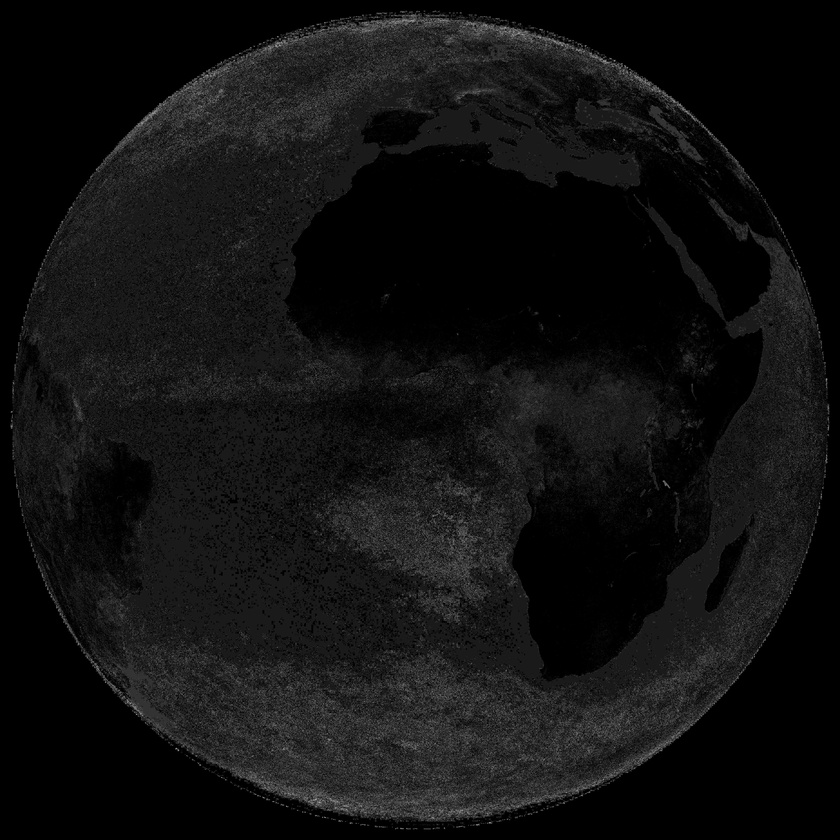
%> input picture imground.jpg, 840 x 840 px, shrunk from 3712 x 3712 before the run
$ octave EVItest.m   (GNU Octave 9; MATLAB toolbox functions it lacks are replaced by stand-ins)
%> lines starting %> are read from the running program, lines starting %| are printed output that depends on the picture; in (x1, y1, x2, y2) boxes, pixels count from 0 and x2, y2 are one past the last pixel; in counts of white or black regions, pixels touching at a corner belong together; the program's own positions count from 1
### grecovcalc.m
function landcoverage = grecovcalc(NDVIimg,landmask)
%landcoverage = grecovcalc(NDVIimg,landmask)
    % Function calculating average NDVI in landmasked area
    NDVIimg = double(NDVIimg);
    NDVIimg(landmask~=0) = NaN;
    landcoverage = sum(NDVIimg,'all','omitnan')./sum(~landmask,'all');
end

### EVItest.m
% this is a test of EVI for the system rather than NDVI
[redfil,redpat] = uigetfile('*','Choose a Redclearpic');
%> the answer given: imground.jpg
[grefil,grepat] = uigetfile('*','Choose a Greclearpic');
%> the answer given: HMSG1_IR_016_090815_1200.jpg
[blufil,blupat] = uigetfile('*','Choose a Bluclearpic');
%> the answer given: HMSG1_IR_016_090815_1200.jpg
[lmafil,lmapat] = uigetfile('*','Choose a landmask');
%> the answer given: HMSG1_IR_016_090815_1200.jpg


redname = fullfile(redpat,redfil);
redchan = imread(redname);
%> redchan is the input picture: size 840x840 uint8; min 0, max 166, mean 17.1

grename = fullfile(grepat,grefil);
grechan = imread(grename);
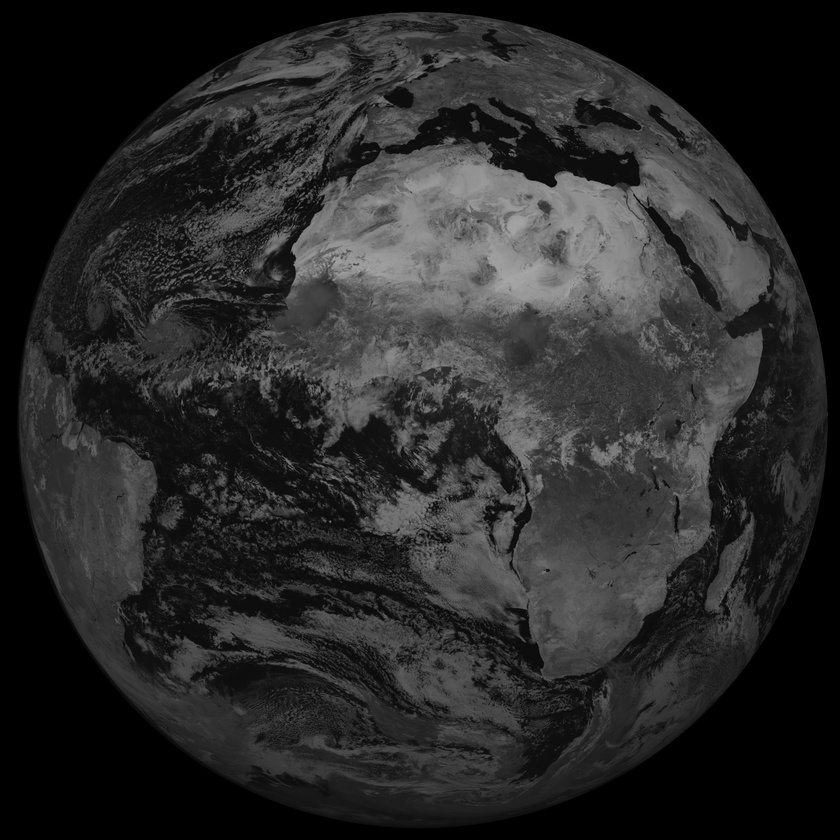
%> input picture HMSG1_IR_016_090815_1200.jpg, 840 x 840 px, shrunk from 3712 x 3712 before the run
%> grechan is the input picture: size 840x840 uint8; min 0, max 174, mean 41.3

bluname = fullfile(blupat,blufil);
bluchan = imread(bluname);

lmaname = fullfile(lmapat,lmafil);
lmachan = imread(lmaname);

redchan = double(redchan);
%> redchan: size 840x840 double
grechan = double(grechan);
%> grechan: size 840x840 double
bluchan = double(bluchan);

EVIimg = 2.5.*abs((redchan-grechan)./(redchan+6.*grechan-7.5*bluchan+1));
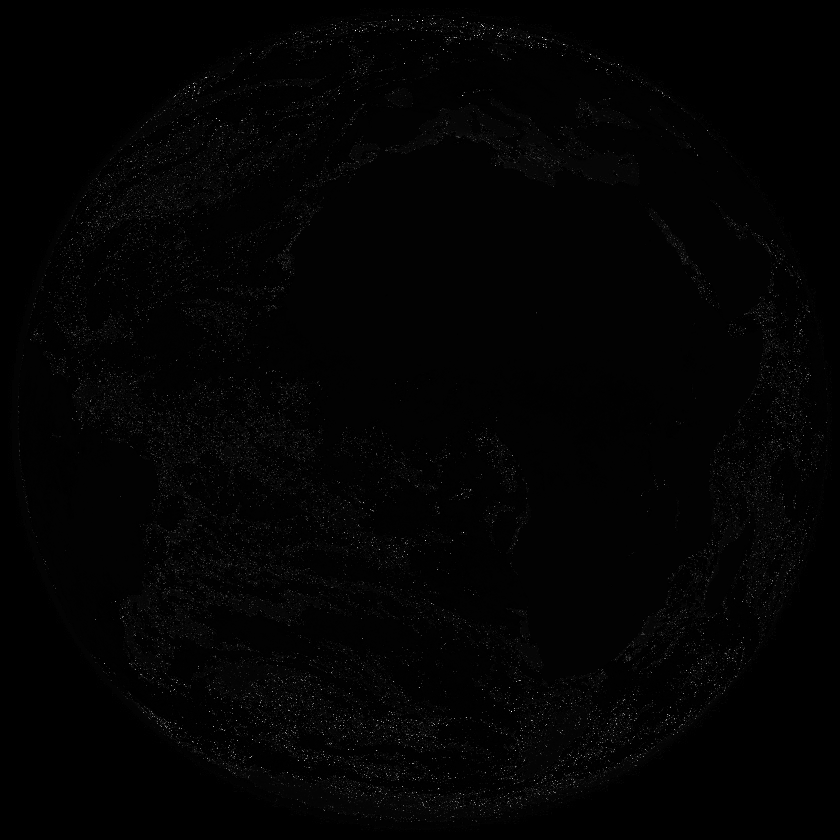
%> EVIimg: size 840x840 double; 0.36% of the values are NaN or infinite; the others: min 0, max 180, mean 2.15; drawn with min black, max white, NaN and infinite black

figure;
imshow(EVIimg)
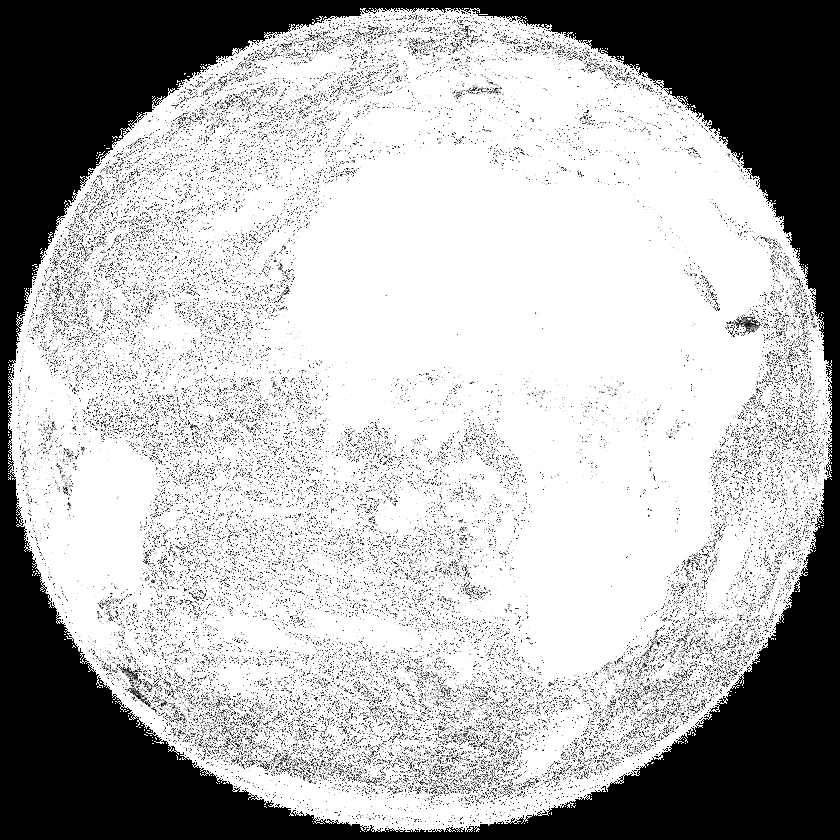
%> displayed picture: size 840x840, on the screen's scale of 0 to 255; min 0, max 255, mean 179.1
figure;
imground = round(EVIimg,1);
imshow(imground)

NDVIimg1 = EVIimg~=0;
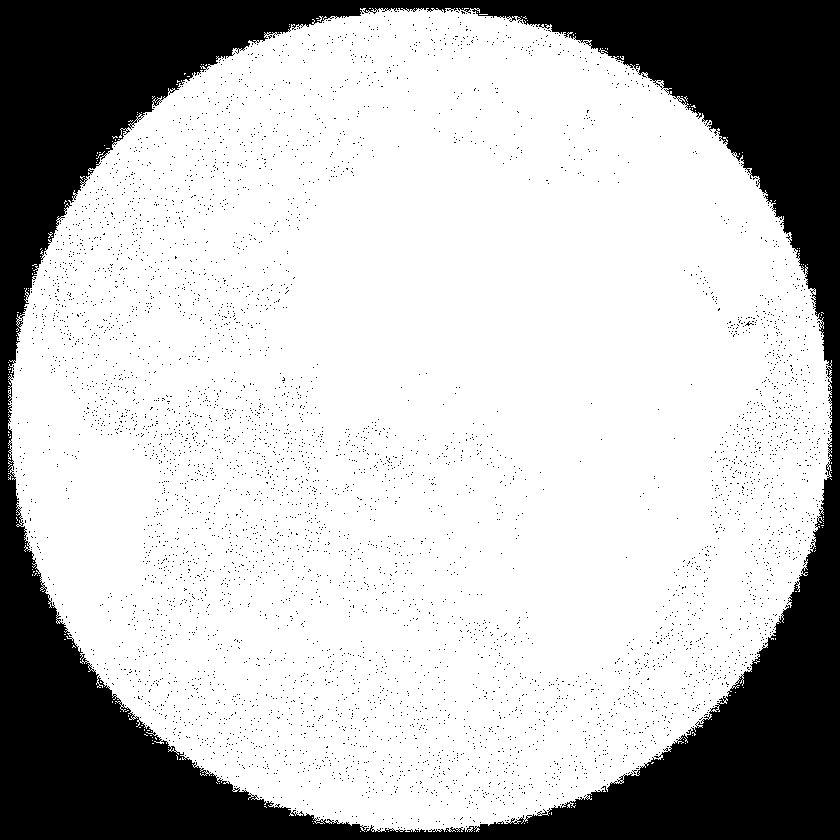
%> NDVIimg1: size 840x840 logical; 74.6% white; 5320 black regions (5319 under 20 px), largest, box (x1, y1, x2, y2) and area: (0, 0, 840, 840) 172827
imshow(NDVIimg1)
percentcover = grecovcalc(NDVIimg1,lmachan);
%> in grecovcalc, `NDVIimg(landmask~=0) = NaN;`:
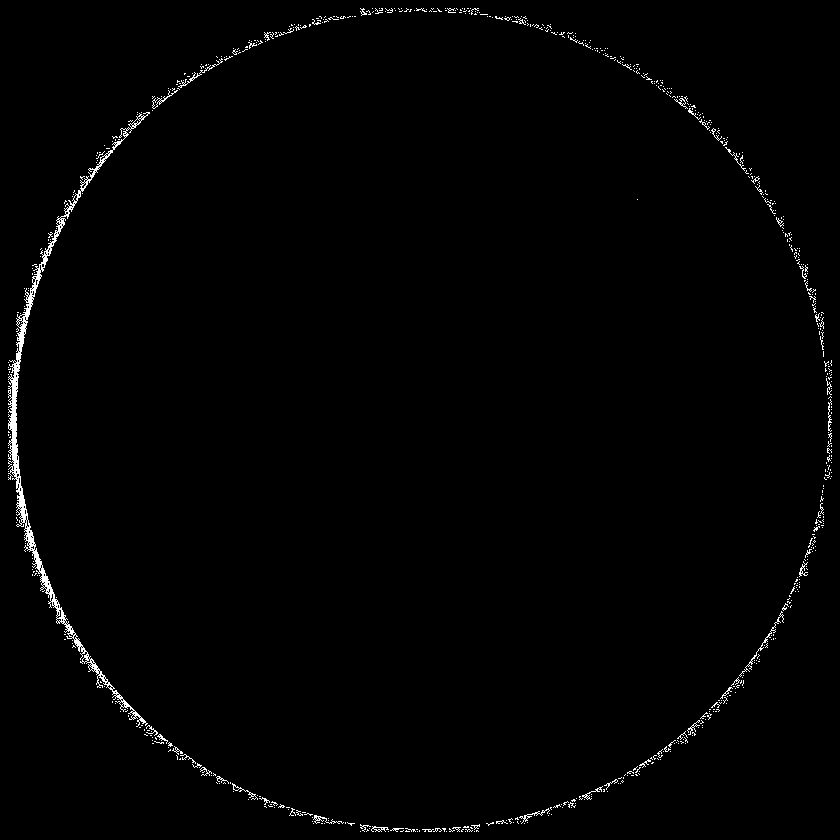
%> NDVIimg: size 840x840 double; 74.42% of the values are NaN or infinite; the others: min 0, max 1, mean 0.0427; drawn with min black, max white, NaN and infinite black
%> in grecovcalc, `landcoverage = sum(NDVIimg,'all','omitnan')./sum(~landmask,'all');`: landcoverage = 0.0427
%> percentcover = 0.0427
